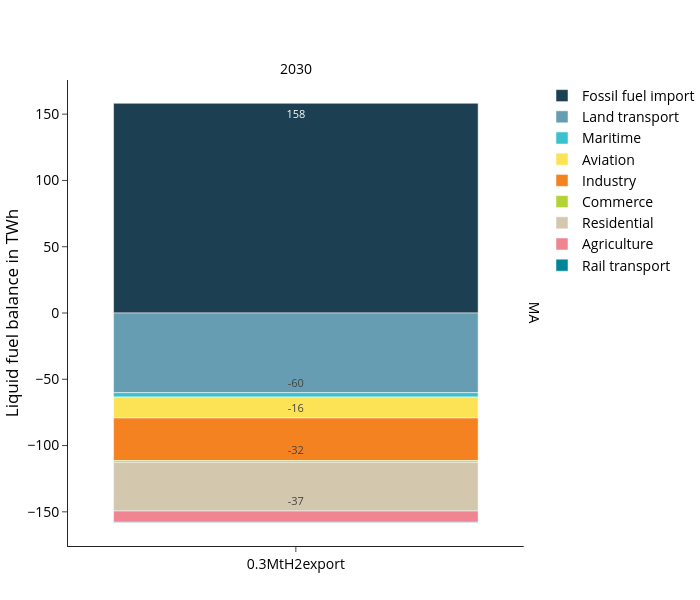

The notebook cell saved with this chart:
### Code cell
fig_name = "liquid_fuel_balance_TWh"
fig = px.bar(
    df, 
    **fig_kwargs,
    color_discrete_map=colors["oil"],
    category_orders={
        "variable":list(colors["oil"].keys()),
        "scen": scen_order
        },
    #facet_col_spacing=0.1,
    labels={"value":"Liquid fuel balance in TWh","year":"",
            "variable":"", 
            "scen":""},

)
update_layout(fig)

print("Totals per scenario and year:", demand_sum_df)
fig.show()
#save_plotly_fig(df, fig, fig, sdir, f"{idx_group_name}_{fig_name}")

### Figure 1 — Plotly figure (JSON) as saved in the notebook; plotly's stock layout.template omitted (floating-point values rounded to 4 significant figures)
{"data": [{"hovertemplate": "=%{x}<br>country=MA<br>Liquid fuel balance in TWh=%{text}<extra></extra>", "legendgroup": "Fossil fuel import", "marker": {"color": "#1c3f52", "pattern": {"shape": ""}}, "name": "Fossil fuel import", "orientation": "v", "showlegend": true, "text": [158.2], "textangle": 0, "textposition": "inside", "texttemplate": "%{y:.0f}", "type": "bar", "x": ["0.3MtH2export"], "xaxis": "x", "y": [158.2], "yaxis": "y"}, {"hovertemplate": "=%{x}<br>country=MA<br>Liquid fuel balance in TWh=%{text}<extra></extra>", "legendgroup": "Land transport", "marker": {"color": "#669db2", "pattern": {"shape": ""}}, "name": "Land transport", "orientation": "v", "showlegend": true, "text": [-60.1], "textangle": 0, "textposition": "inside", "texttemplate": "%{y:.0f}", "type": "bar", "x": ["0.3MtH2export"], "xaxis": "x", "y": [-60.1], "yaxis": "y"}, {"hovertemplate": "=%{x}<br>country=MA<br>Liquid fuel balance in TWh=%{text}<extra></extra>", "legendgroup": "Maritime", "marker": {"color": "#39c1cd", "pattern": {"shape": ""}}, "name": "Maritime", "orientation": "v", "showlegend": true, "text": [-3.3], "textangle": 0, "textposition": "inside", "texttemplate": "%{y:.0f}", "type": "bar", "x": ["0.3MtH2export"], "xaxis": "x", "y": [-3.3], "yaxis": "y"}, {"hovertemplate": "=%{x}<br>country=MA<br>Liquid fuel balance in TWh=%{text}<extra></extra>", "legendgroup": "Aviation", "marker": {"color": "#fce356", "pattern": {"shape": ""}}, "name": "Aviation", "orientation": "v", "showlegend": true, "text": [-15.8], "textangle": 0, "textposition": "inside", "texttemplate": "%{y:.0f}", "type": "bar", "x": ["0.3MtH2export"], "xaxis": "x", "y": [-15.8], "yaxis": "y"}, {"hovertemplate": "=%{x}<br>country=MA<br>Liquid fuel balance in TWh=%{text}<extra></extra>", "legendgroup": "Industry", "marker": {"color": "#f58220", "pattern": {"shape": ""}}, "name": "Industry", "orientation": "v", "showlegend": true, "text": [-32.1], "textangle": 0, "textposition": "inside", "texttemplate": "%{y:.0f}", "type": "bar", "x": ["0.3MtH2export"], "xaxis": "x", "y": [-32.1], "yaxis": "y"}, {"hovertemplate": "=%{x}<br>country=MA<br>Liquid fuel balance in TWh=%{text}<extra></extra>", "legendgroup": "Commerce", "marker": {"color": "#b2d235", "pattern": {"shape": ""}}, "name": "Commerce", "orientation": "v", "showlegend": true, "text": [-1.3], "textangle": 0, "textposition": "inside", "texttemplate": "%{y:.0f}", "type": "bar", "x": ["0.3MtH2export"], "xaxis": "x", "y": [-1.3], "yaxis": "y"}, {"hovertemplate": "=%{x}<br>country=MA<br>Liquid fuel balance in TWh=%{text}<extra></extra>", "legendgroup": "Residential", "marker": {"color": "#d3c7ae", "pattern": {"shape": ""}}, "name": "Residential", "orientation": "v", "showlegend": true, "text": [-36.8], "textangle": 0, "textposition": "inside", "texttemplate": "%{y:.0f}", "type": "bar", "x": ["0.3MtH2export"], "xaxis": "x", "y": [-36.8], "yaxis": "y"}, {"hovertemplate": "=%{x}<br>country=MA<br>Liquid fuel balance in TWh=%{text}<extra></extra>", "legendgroup": "Agriculture", "marker": {"color": "#f08591", "pattern": {"shape": ""}}, "name": "Agriculture", "orientation": "v", "showlegend": true, "text": [-8.5], "textangle": 0, "textposition": "inside", "texttemplate": "%{y:.0f}", "type": "bar", "x": ["0.3MtH2export"], "xaxis": "x", "y": [-8.5], "yaxis": "y"}, {"hovertemplate": "=%{x}<br>country=MA<br>Liquid fuel balance in TWh=%{text}<extra></extra>", "legendgroup": "Rail transport", "marker": {"color": "#008598", "pattern": {"shape": ""}}, "name": "Rail transport", "orientation": "v", "showlegend": true, "text": [-0.3], "textangle": 0, "textposition": "inside", "texttemplate": "%{y:.0f}", "type": "bar", "x": ["0.3MtH2export"], "xaxis": "x", "y": [-0.3], "yaxis": "y"}], "layout": {"annotations": [{"font": {}, "showarrow": false, "text": "2030", "x": 0.49, "xanchor": "center", "xref": "paper", "y": 1, "yanchor": "bottom", "yref": "paper"}, {"font": {}, "showarrow": false, "text": "MA", "textangle": 90, "x": 0.98, "xanchor": "left", "xref": "paper", "y": 0.5, "yanchor": "middle", "yref": "paper"}], "barmode": "relative", "height": 600, "legend": {"title": {"text": ""}, "tracegroupgap": 0}, "width": 700, "xaxis": {"anchor": "y", "categoryarray": [], "categoryorder": "array", "domain": [0, 0.98], "title": {"text": ""}}, "yaxis": {"anchor": "x", "domain": [0, 1], "title": {"text": "Liquid fuel balance in TWh"}}}}
